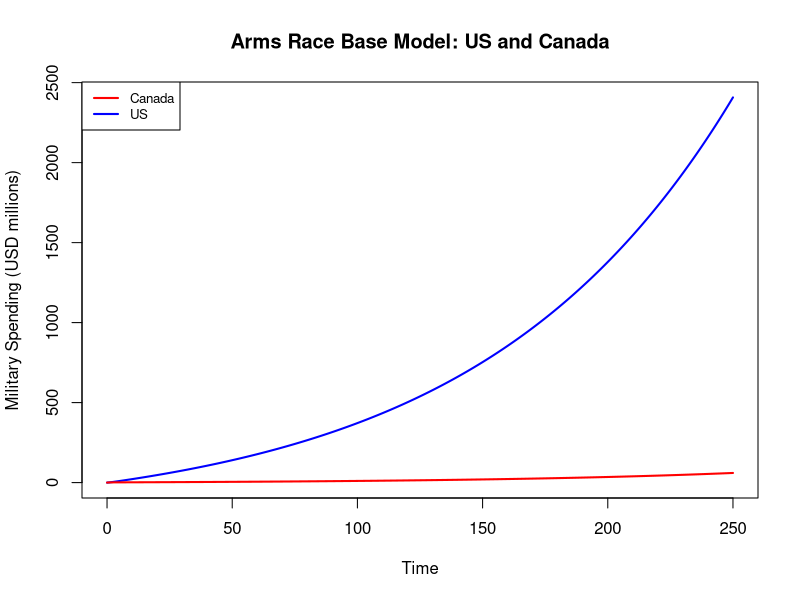

This figure's R source:
####################
# Arms Race Model
####################

#time values
t_vals <- seq(0, 250, by = 0.1)

#parameters
#values of e and f shift the equilibrium but do not change stability results - confirm
e <- 1.13357055 
f <- 1.10615370

#initial conditions determine the starting point of the simulation
#values below or above equilibrium affect whether spending initially increases or decreases
p0 <- 0
g0 <- 0

#create matrix to store model values: simulated spending levels of Purple and Green, respectively
arms <- matrix(NA, nrow = 2, ncol = length(t_vals))
arms[,1] <- c(p0, g0)

#Euler method to numerically simulate the arms race model
arms_model <- function(t_vals, arms, a, b, c, d, e, f){
  h <- t_vals[2] - t_vals[1]
  for(t in 2:length(t_vals)){
    
    p_prev <- arms[1, t-1]
    g_prev <- arms[2, t-1]
    
    dp <- a*g_prev - c*p_prev + e
    dg <- b*p_prev - d*g_prev + f
    
    p_new <- p_prev + h*dp
    g_new <- g_prev + h*dg
    
    arms[,t] <- c(p_new, g_new)
  }
  return(arms)
}

#find the predicted spending in both countries using parameters calibrated to US and Canada data 
model1 <- arms_model(t_vals, arms, a = 0.02070973, b = 0.84300722, c =0.83610545, d =0.01070327, e, f)
#Plot the results 
plot(t_vals, model1[2,], type="l", col="blue", lwd=2,
     xlab="Time", ylab="Military Spending (USD millions)",
     main="Arms Race Base Model: US and Canada",ylim=range(model1))
lines(t_vals, model1[1,], col="red", lwd=2)
legend("topleft",
       legend=c("Canada", "US"),
       col=c("red","blue"),
       lwd=2,
       cex=0.8)
